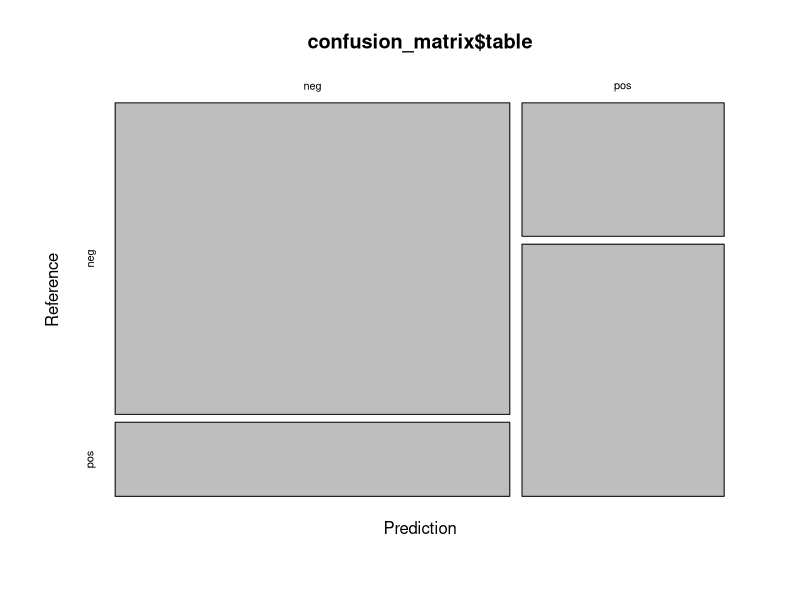

Generate this figure with R:
# Install and load the "mlbench" package
install.packages("mlbench")
library(mlbench)
library(caret)
library(e1071)
# Load the Pima Indians Diabetes dataset
data("PimaIndiansDiabetes")

# Check the structure of the dataset
str(PimaIndiansDiabetes)

# Example: Split the dataset into training and testing sets
set.seed(123)  # Set a random seed for reproducibility


# Assuming "diabetes" is the target variable
inTrain <- createDataPartition(y = PimaIndiansDiabetes$diabetes, p = 0.6, list = FALSE)
training_data <- PimaIndiansDiabetes[inTrain, ]
testing_data <- PimaIndiansDiabetes[-inTrain, ]



# Create a Naive Bayes classifier using the Pima Indians Diabetes dataset
pima_nb_model <- e1071::naiveBayes(diabetes ~ pregnant + glucose + pressure + triceps + insulin + mass + pedigree + age, data = PimaIndiansDiabetes)

# Check the summary of the Naive Bayes model
summary(pima_nb_model)

# Assuming you have already trained the Naive Bayes model (pima_nb_model) and have a testing dataset (testing_data)
predictions_nb_caret <- predict(pima_nb_model, newdata = testing_data[, c("pregnant", "glucose", "pressure", "triceps", "insulin", "mass", "pedigree", "age")])


# Calculate the confusion matrix
confusion_matrix <- confusionMatrix(predictions_nb_caret, testing_data$diabetes)
print(confusion_matrix)

# Create a plot based on the confusion matrix
plot(confusion_matrix$table)

## 2. Train a linear regression model (for regression) ----

### 2.a. Bootstrapping train control
# Assuming you have already split your data into training and testing sets
train_control <- trainControl(method = "boot", number = 500)

pima_lm_model <- caret::train(diabetes ~
                                              pregnant + glucose + pressure + triceps + insulin +
                                              mass + pedigree + age,
                                            data = training_data,
                                            trControl = train_control,
                                            na.action = na.omit, method = "glm", metric = "Accuracy")
# 1. Test the trained linear regression model using the testing dataset
predictions_lm <- predict(pima_lm_model, newdata = testing_data[, c("pregnant", "glucose", "pressure", "triceps", "insulin", "mass", "pedigree", "age")])

# 2. View the RMSE
rmse <- sqrt(mean((testing_data$diabetes - predictions_lm)^2))
cat("RMSE:", rmse, "\n")

#View the predicted values for the observations
print(predictions_lm)


# Assuming you have already split your data into training and testing sets

# Binary Classification: Logistic Regression with 10-fold cross-validation
train_control <- trainControl(method = "cv", number = 10, classProbs = TRUE, summaryFunction = twoClassSummary)

pima_lr_model <- caret::train(diabetes ~ .,
                              data = training_data,
                              trControl = train_control,
                              na.action = na.omit,
                              method = "glm", 
                              family = "binomial", 
                              metric = "ROC")

# Test the trained logistic regression model using the testing dataset
predictions_lr <- predict(pima_lr_model, newdata = testing_data[, c("pregnant", "glucose", "pressure", "triceps", "insulin", "mass", "pedigree", "age")])

# Print the model and predicted values
print(pima_lr_model)
print(predictions_lr)


# LDA classifier based on a 5-fold cross-validation
train_control <- trainControl(method = "cv", number = 5)

pima_lda_model <- caret::train(diabetes ~ ., data = training_data,
                               trControl = train_control, na.action = na.omit,
                               method = "lda", metric = "Accuracy")

# Test the trained LDA model using the testing dataset
predictions_lda <- predict(pima_lda_model, newdata = testing_data[, c("pregnant", "glucose", "pressure", "triceps", "insulin", "mass", "pedigree", "age")])

# View the summary of the model
print(pima_lda_model)

# View the confusion matrix
confusion_matrix <- confusionMatrix(predictions_lda, testing_data$diabetes)
print(confusion_matrix)

# Train an e1071::naive Bayes classifier based on the diabetes variable
pima_nb_model <-
  e1071::naiveBayes(diabetes ~ ., data = training_data)

# Test the trained naive Bayes classifier using the testing dataset
predictions_nb_e1071 <-
  predict(pima_nb_model, newdata = testing_data[, c("pregnant", "glucose", "pressure", "triceps", "insulin", "mass", "pedigree", "age")])

# View a summary of the naive Bayes model
print(pima_nb_model)

# View the confusion matrix
confusion_matrix <- confusionMatrix(predictions_nb_e1071, testing_data$diabetes)
print(confusion_matrix)
